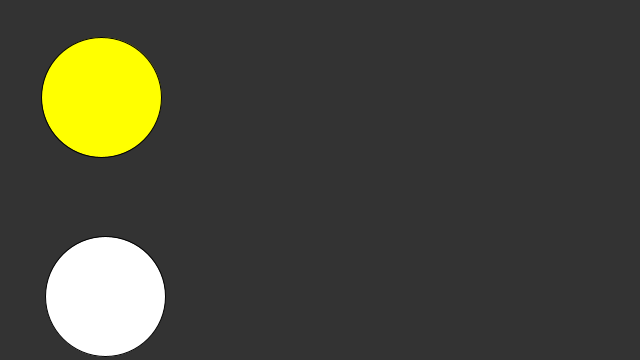
Frame 1 (no input)
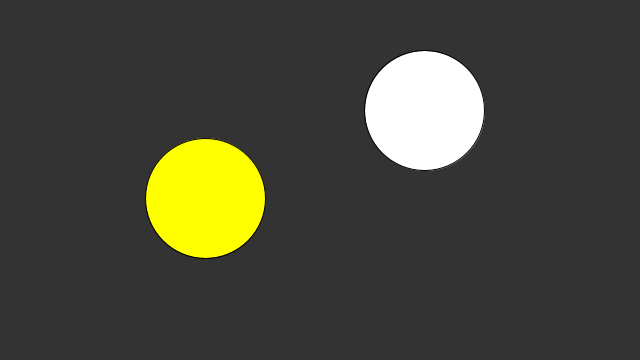
Frame 60 (the mouse pressed at the canvas centre just before this capture)
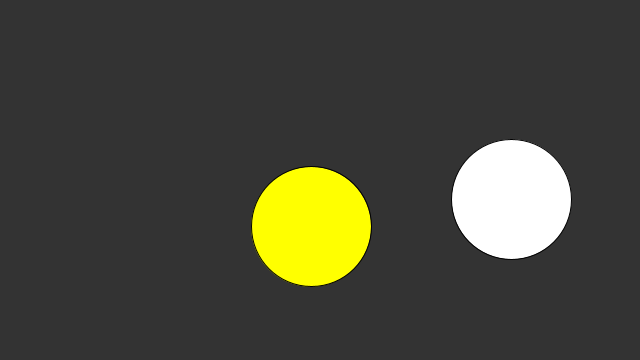
Frame 120 (the mouse held since frame 60 and released just before this capture)

The Processing sketch that drew these frames (run headless with seeded random() and noise(); from frame 60 on, the mouse is pressed at the canvas centre):

// Processing sketch: week15_04_circle_collision_cos_sin_vector_N_N2_M_M2_swap
// ── week15_04_circle_collision_cos_sin_vector_N_N2_M_M2_swap.pde
// week15_04_circle_collision_cos_sin_vector_N_N2_M_M2_swap
void setup() {
  size(640, 360);
}
Ball ball = new Ball(100, 100, 60);
Ball ball2 = new Ball(100, 300, 60);
void draw() {
  background(51);
  ball.checkCollision(ball2);

  fill(255, 255, 0);
  ball.update(); //加這行
  ball.display();
  fill(255);
  ball2.update();
  ball2.display();
}

// ── Ball.pde
class Ball {
  float x, y, r;
  float vx, vy;
  Ball(int x0, int y0, int r0) {
    x = x0;
    y = y0;
    r = r0;
    vx = random(-6, +6);
    vy = random(-6, +6);
  }
  boolean checkCollision(Ball other) {
    if ( dist(x+vx, y+vy, other.x+other.vx, other.y+other.vy) <= r + other.r ) {
      PVector diff = new PVector( other.x-x, other.y-y );
      float len = diff.mag(); //maganitude 量值、長度的意思
      float a = diff.heading(); // 向量的方向,對應某個角度
      // 大家熟的 cos(a), sin(a)
      PVector N = diff.copy().normalize(); // 連線方向
      N.mult( N.dot(new PVector(vx, vy)) );
      PVector N2 = new PVector(-N.y, N.x).normalize(); // 另一個垂直方向
      N2.mult( N2.dot(new PVector(vx, vy)) );

      PVector M = diff.copy().normalize();
      M.mult( M.dot(new PVector(other.vx, other.vy) ) );
      PVector M2 = new PVector(-M.y, M.x).normalize();
      M2.mult( M2.dot(new PVector(other.vx, other.vy) ) );

      PVector newV1 = PVector.add(M, N2);
      PVector newV2 = PVector.add(N, M2);
      vx = newV1.x;
      vy = newV1.y;
      other.vx = newV2.x;
      other.vy = newV2.y;
      return true;
    } else return false;
  }
  void update() {
    if (x+vx > 640-4 || x+vx < 0+r) vx = -vx;
    if (y+vy < 0+r || y+vy >360-r) vy = -vy;
    x += vx;
    y += vy;
  }
  void display() {
    ellipse(x, y, r+r, r+r);
  }
}
